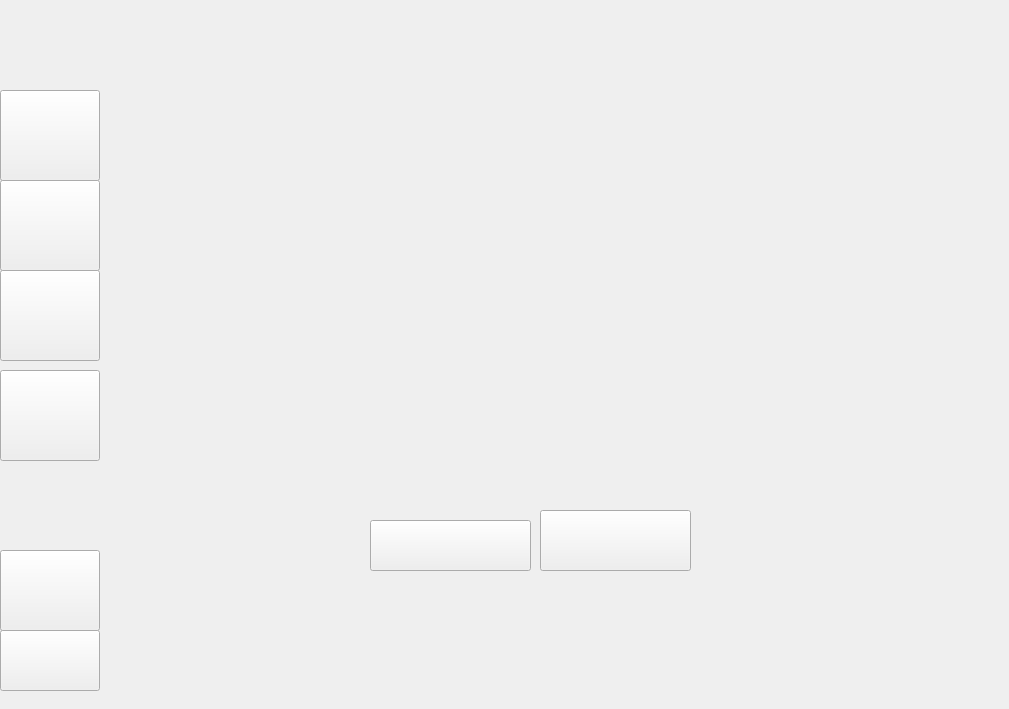
    <widget class="QWidget" name="page_20">
     <widget class="QLabel" name="label_20">
      <property name="geometry">
       <rect>
        <x>0</x>
        <y>0</y>
        <width>1000</width>
        <height>700</height>
       </rect>
      </property>
      <property name="text">
       <string/>
      </property>
      <property name="pixmap">
       <pixmap resource="resources.qrc">:/resources/MatriAlum.png</pixmap>
      </property>
      <property name="scaledContents">
       <bool>true</bool>
      </property>
     </widget>
     <widget class="QPushButton" name="pushButton_99">
      <property name="geometry">
       <rect>
        <x>0</x>
        <y>90</y>
        <width>100</width>
        <height>91</height>
       </rect>
      </property>
      <property name="text">
       <string/>
      </property>
     </widget>
     <widget class="QPushButton" name="pushButton_100">
      <property name="geometry">
       <rect>
        <x>0</x>
        <y>180</y>
        <width>100</width>
        <height>91</height>
       </rect>
      </property>
      <property name="text">
       <string/>
      </property>
     </widget>
     <widget class="QPushButton" name="pushButton_101">
      <property name="geometry">
       <rect>
        <x>0</x>
        <y>270</y>
        <width>100</width>
        <height>91</height>
       </rect>
      </property>
      <property name="text">
       <string/>
      </property>
     </widget>
     <widget class="QPushButton" name="pushButton_102">
      <property name="geometry">
       <rect>
        <x>0</x>
        <y>370</y>
        <width>100</width>
        <height>91</height>
       </rect>
      </property>
      <property name="text">
       <string/>
      </property>
     </widget>
     <widget class="QPushButton" name="pushButton_103">
      <property name="geometry">
       <rect>
        <x>370</x>
        <y>520</y>
        <width>161</width>
        <height>51</height>
       </rect>
      </property>
      <property name="text">
       <string/>
      </property>
     </widget>
     <widget class="QPushButton" name="pushButton_104">
      <property name="geometry">
       <rect>
        <x>540</x>
        <y>510</y>
        <width>151</width>
        <height>61</height>
       </rect>
      </property>
      <property name="text">
       <string/>
      </property>
     </widget>
     <widget class="QPushButton" name="pushButton_158">
      <property name="geometry">
       <rect>
        <x>0</x>
        <y>550</y>
        <width>100</width>
        <height>81</height>
       </rect>
      </property>
      <property name="text">
       <string/>
      </property>
     </widget>
     <widget class="QPushButton" name="pushButton_171">
      <property name="geometry">
       <rect>
        <x>0</x>
        <y>630</y>
        <width>100</width>
        <height>61</height>
       </rect>
      </property>
      <property name="text">
       <string/>
      </property>
     </widget>
    </widget>
